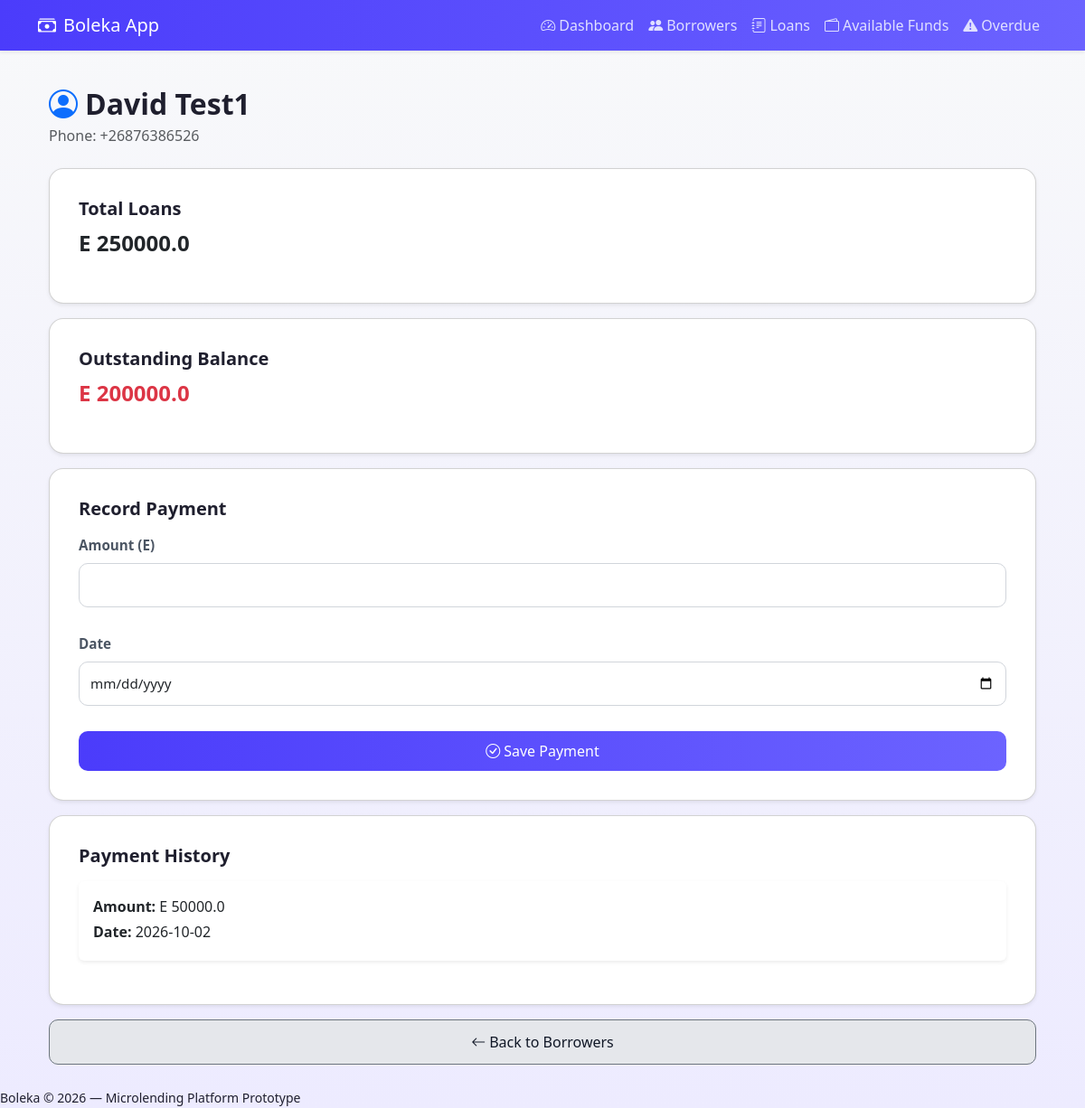
The page /borrowers/1 on the database its author committed.
### models.py (models this page shows)
class Borrower(Base):
    __tablename__ = "borrowers"
    id = Column(Integer, primary_key=True, index=True)
    name = Column(String, nullable=False)
    phone = Column(String, nullable=False)
    loans = relationship("Loan", back_populates="borrower")

class Payment(Base):
    __tablename__ = "payments"
    id = Column(Integer, primary_key=True, index=True)
    loan_id = Column(Integer, ForeignKey("loans.id"))
    amount = Column(Float, nullable=False)
    date = Column(Date, nullable=False)
    loan = relationship("Loan", back_populates="payments")

### main.py (the view)
@app.get("/borrowers/{borrower_id}", response_class=HTMLResponse)
async def borrower_detail(request: Request, borrower_id: int, db: Session = Depends(get_db)):
    borrower = db.query(Borrower).filter(Borrower.id == borrower_id).first()
    if not borrower:
        return HTMLResponse("Borrower not found", status_code=404)
    loans = db.query(Loan).filter(Loan.borrower_id == borrower_id).all()
    payments = db.query(Payment).join(Loan).filter(
        Loan.borrower_id == borrower_id).all()
    total_loans = sum(l.amount for l in loans)
    total_paid = sum(p.amount for p in payments)
    outstanding_balance = total_loans - total_paid
    active_loan = db.query(Loan).filter(
        Loan.borrower_id == borrower_id,
        Loan.status == "Active"
    ).first()
    return templates.TemplateResponse(
        "borrower_detail.html",
        {
            "request": request,
            "borrower": borrower,
            "loans": loans,
            "payments": payments,
            "total_loans": total_loans,
            "total_paid": total_paid,
            "outstanding_balance": outstanding_balance,
            "active_loan": active_loan
        }
    )

### templates/borrower_detail.html (shortened to what this page needs)
{% extends "base.html" %}
{% block content %}
<div class="container mt-3">
    <h2 class="mb-1">
        <i class="bi bi-person-circle me-2 text-primary"></i>{{ borrower.name }}
    </h2>
    <p class="text-muted mb-4">Phone: {{ borrower.phone }}</p>
    <div class="card borrower-card shadow-sm mb-3">
        <div class="card-body">
            <h5 class="fw-semibold mb-2">Total Loans</h5>
            <p class="fs-4 fw-bold">E {{ total_loans }}</p>
        </div>
    </div>
    <div class="card borrower-card shadow-sm mb-3">
        <div class="card-body">
            <h5 class="fw-semibold mb-2">Outstanding Balance</h5>
            {% if outstanding_balance > 0 %}
                <p class="fs-4 fw-bold text-danger">E {{ outstanding_balance }}</p>
            {% else %}
                <p class="fs-4 fw-bold text-success">E 0</p>
            {% endif %}
        </div>
    </div>
    <div class="card borrower-card shadow-sm mb-3">
        <div class="card-body">
            <h5 class="fw-semibold mb-3">Record Payment</h5>
            {% if active_loan %}
            <form method="post" action="/record_payment">
                <div class="mb-3">
                    <label class="form-label fw-semibold">Amount (E)</label>
                    <input type="number" step="0.01" name="amount" class="form-control" required>
                </div>
                <div class="mb-3">
                    <label class="form-label fw-semibold">Date</label>
                    <input type="date" name="date" class="form-control" required>
                </div>
                <button class="btn btn-primary w-100">
                    <i class="bi bi-check-circle me-1"></i>Save Payment
                </button>
            </form>
            {% else %}
                <p class="text-muted fst-italic">No active loan available.</p>
            {% endif %}
        </div>
    </div>
    <div class="card borrower-card shadow-sm mb-3">
        <div class="card-body">
            <h5 class="fw-semibold mb-3">Payment History</h5>
            {% if payments %}
                {% for p in payments %}
                <div class="payment-card mb-3 p-3 rounded shadow-sm">
                    <p class="mb-1"><strong>Amount:</strong> E {{ p.amount }}</p>
                    <p class="mb-1"><strong>Date:</strong> {{ p.date.strftime('%Y-%m-%d') }}</p>
                </div>
                {% endfor %}
            {% else %}
                <p class="text-muted fst-italic">No payments recorded yet.</p>
            {% endif %}
        </div>
    </div>
    <a href="/borrowers" class="btn btn-secondary w-100">
        <i class="bi bi-arrow-left me-1"></i>Back to Borrowers
    </a>
</div>
{% endblock %}

### static/style.css (style rules this page uses)
* { box-sizing: border-box; margin: 0; padding: 0; }
body { font-family: system-ui, -apple-system, BlinkMacSystemFont, "Segoe UI", sans-serif; background: linear-gradient(180deg, #F8F9FA 0%, #EDEBFF 100%); color: #1f2933; }
h1, h2, h3, h4, h5 { font-weight: 600; color: #1f1f2e; margin-bottom: 0.75rem; }
.card { background: #ffffff; border-radius: 16px; padding: 1rem; margin-bottom: 1rem; box-shadow: 0 4px 12px rgba(75, 60, 251, 0.1); transition: transform 0.2s ease, box-shadow 0.2s ease; }
.btn-primary { background: linear-gradient(90deg, #4B3CFB 0%, #6C63FF 100%); border: none; font-weight: 500; padding: 12px; border-radius: 10px; }
.btn-secondary { background: #e5e7eb; color: #111827; border-radius: 10px; padding: 12px; font-weight: 500; }
form { display: flex; flex-direction: column; gap: 0.75rem; }
label { font-size: 0.95rem; color: #4b5563; font-weight: 500; }
input[type="text"], input[type="number"], input[type="date"], select { width: 100%; padding: 12px; border-radius: 10px; border: 1px solid #d1d5db; font-size: 0.95rem; }

### templates/base.html (style rules this page uses)
body { background: linear-gradient(180deg, #F8F9FA 0%, #EDEBFF 100%); color: #1F1F2E; }
.card { border-radius: 16px; box-shadow: 0 4px 12px rgba(75, 60, 251, 0.1); transition: transform 0.2s ease, box-shadow 0.2s ease; }
.btn-primary { background: linear-gradient(90deg, #4B3CFB 0%, #6C63FF 100%); border: none; font-weight: 500; padding: 10px 16px; }
h2, h3, h4 { font-weight: 600; color: #1F1F2E; }

### templates/borrower_detail.html (style rules this page uses)
.borrower-card { border-radius: 16px; transition: transform 0.2s ease, box-shadow 0.2s ease; }
.payment-card { background: #ffffff; border-radius: 12px; box-shadow: 0 2px 6px rgba(75, 60, 251, 0.1); }

### rows shown on the page
Borrower: name "David Test1", phone "+26876386526"
Payment: amount "50000.0", date "2026-10-02"

### other values the page prints
{{ total_loans }} "250000.0"
{{ outstanding_balance }} "200000.0"
{{ 2026 }} "2026"
